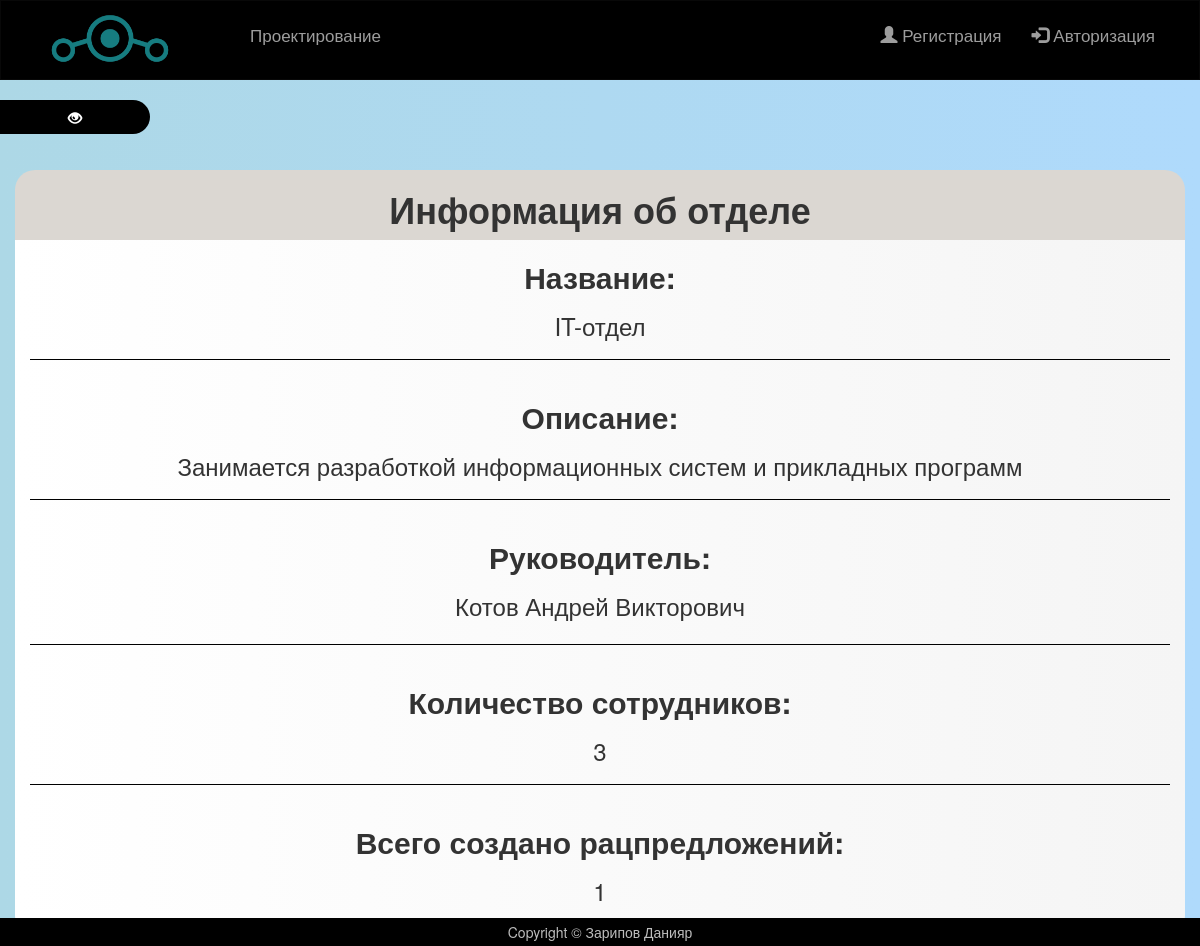
The page /dep.php?dep_id=2 on the database its author committed.
### tables this page shows
CREATE TABLE `organization_img` (
  `id` int(5) UNSIGNED NOT NULL,
  `file` varchar(11) NOT NULL,
  `extension` varchar(11) NOT NULL
);

CREATE TABLE `organization` (
  `id` int(5) NOT NULL,
  `name` varchar(100) NOT NULL,
  `description` text NOT NULL
);

CREATE TABLE `departments` (
  `id` int(5) UNSIGNED NOT NULL,
  `name` varchar(56) NOT NULL,
  `description` text NOT NULL
);

CREATE TABLE `chiefs` (
  `id` int(5) UNSIGNED NOT NULL,
  `name` varchar(56) NOT NULL,
  `family` varchar(56) NOT NULL,
  `father` varchar(56) NOT NULL,
  `department` int(5) UNSIGNED NOT NULL,
  `id_pos` int(5) UNSIGNED NOT NULL,
  `mail` varchar(100) NOT NULL,
  `phone` varchar(15) NOT NULL,
  `password` varchar(200) NOT NULL,
  `role` int(5) UNSIGNED NOT NULL
);

### includes/logo.php (called while the page is built)
<?php
require('php/db.php');
$logo = mysqli_fetch_assoc(mysqli_query($connection, "SELECT * FROM organization_img"));
$name = mysqli_fetch_assoc(mysqli_query($connection, "SELECT * FROM organization"));

### dep.php (the view, shortened to what this page needs)
<?php include('includes/adminSide.php');
require 'php/orgCheck.php';?>
<div class="container text-center" id="adminPanel">
<?php
$dep = mysqli_fetch_assoc(mysqli_query($connection,
"SELECT id, name, description FROM departments WHERE id = {$_GET['dep_id']}"));
$chi = mysqli_query($connection,
"SELECT * FROM chiefs WHERE department = {$_GET['dep_id']} ORDER BY id ASC LIMIT 1");
$chief = mysqli_fetch_assoc($chi);
$chiefCheck = mysqli_num_rows($chi);
$userNum = mysqli_num_rows(mysqli_query($connection,
"SELECT * FROM user WHERE department = {$_GET['dep_id']}")) + mysqli_num_rows(mysqli_query($connection,
"SELECT * FROM chiefs WHERE department = {$_GET['dep_id']}"));
$ideasNum = mysqli_num_rows(mysqli_query($connection,
"SELECT * FROM ideas LEFT JOIN user ON ideas.sender = user.id AND user.department = {$_GET['dep_id']} WHERE sender = user.id"));
$users = mysqli_query($connection, "SELECT * FROM user WHERE department = {$_GET['dep_id']}");
$statusrows = mysqli_num_rows($users);
$statusrow = mysqli_fetch_row($users);
?>
  <div class="row" id="adminHead">
    <h1>Информация об отделе</h1>
  </div>
  <div class="row">
    <div class="col-md-12">
      <h2>Название:</h2>
      <h3><?php echo $dep['name'] ?></h3><hr>
    </div>
    <div class="col-md-12">
      <h2>Описание:</h2>
      <h3><?php echo $dep['description'] ?></h3><hr>
    </div>
    <div class="col-md-12">
      <h2>Руководитель:</h2>
      <h3><form <?php echo "action='dep.php?dep_id={$dep['id']}'"; ?> method="post">
        <?php
          if ($chiefCheck < 1) {
            echo "<button name='make'>Назначить</button>
            <input type='text' name='chief' list='chiefName'>
            <datalist id='chiefName' name='cchief'>";
            for ($i = 0 ; $i < $statusrows ; ++$i)
            {
              echo " <option>$statusrow[0] $statusrow[2] $statusrow[1] $statusrow[3] </option>";
            }
            "</datalist>";
          } else {
            echo $chief['family']." ".$chief['name']." ".$chief['father'];
          }
        ?>
      </form></h3><hr>
    </div>
    <div class="col-md-12">
      <h2>Количество сотрудников:</h2>
      <h3><?php echo $userNum ?></h3><hr>
    </div>
    <div class="col-md-12">
      <h2>Всего создано рацпредложений:</h2>
      <h3><?php echo $ideasNum ?></h3><hr>
    </div>
  </div>
</div>
<?php include('includes/footer.php') ?>

### includes/header.php (shortened to what this page needs)
<?php require ('includes/logo.php') ?>
<nav class="navbar navbar-inverse ">
<div class="container">
      <div class="navbar-header col-md-2 hidden-xs">
        <span class="navbar-brand">
          <img src="img/uploads/<?php echo $logo['file'].'.'.$logo['extension'] ?>" alt="логотип" id="logo">
        </span>
      </div>
      <div class="col-md-10">
        <ul class="nav navbar-nav">
          <li><a href="index.php"><?php echo $name['name'] ?></a></li>
        </ul>
        <ul class="nav navbar-nav navbar-right">
          <li><a href="registration.php"><span class="glyphicon glyphicon-user"></span> Регистрация</a></li>
          <li><a href="authorization.php"><span class="glyphicon glyphicon-log-in"></span> Авторизация</a></li>
        </ul>
      </div>
    </div>
</nav>

### css/style.css (style rules this page uses)
.navbar { min-height: 80px; border-radius: 0; font-size: 17px; text-align: center; background-color: #000; }
.navbar li { margin-top: 9px; }
#logo { max-height: 65px; margin-top: -10px; }
html, body { height: 100%; }
body { background: #90C5FD; background: linear-gradient(to right, #add8e6, #afdafc); }
#adminPanel { margin-top: 90px; background: linear-gradient(to right, #ffffff, #f5f5f5); border-radius: 30px; }
#adminPanel h2 { font-weight: 560; }
#adminPanel hr { border-color: #000; }
#adminPanel #adminHead { border-radius: 20px 20px 0 0; background-color: #DBD7D2; }
#adminPanel #adminHead h1 { font-weight: 660; }

### rows shown on the page
organization_img: file (picture)
organization: name "Проектирование"
departments: name "IT-отдел", description "Занимается разработкой информационных систем и прикладных программ"
chiefs: family "Котов", name "Андрей", father "Викторович"

### other values the page prints
$userNum "3"
$ideasNum "1"
